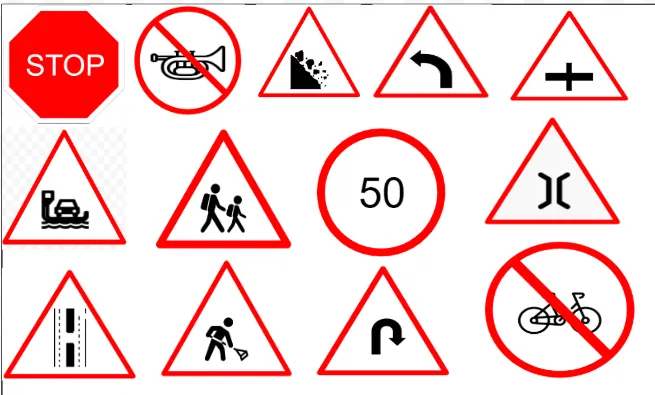
#> input picture Real Time Traffic Sign Detection/resources/sign.png, 655 x 395 px, given in place of the camera
$ python traffic-sign-detection.py
#> lines starting #> are read from the running program, lines starting #| are printed output that depends on the picture; after the words box and inside, x2 and y2 are one past the last pixel; in counts of white or black regions, pixels touching at a corner belong together
import cv2
import numpy as np

cv2.namedWindow('Controller')
cv2.resizeWindow('Controller', 400, 300)
cv2.createTrackbar('Factor', 'Controller', 2, 100, lambda a: None)
cv2.createTrackbar('Threshold 1', 'Controller', 100, 1000, lambda a: None)
cv2.createTrackbar('Threshold 2', 'Controller', 100, 1000, lambda a: None)

vidCap = cv2.VideoCapture(1)
# img = cv2.imread('./resources/sign.png')
# img = cv2.resize(img, (500, 375))
def getContours(img):
    contours, heierchy = cv2.findContours(img, cv2.RETR_EXTERNAL, cv2.CHAIN_APPROX_NONE)
    for cnt in contours:
        cnt_area = cv2.contourArea(cnt)
        if cnt_area > 500:
            cv2.drawContours(img_contour, cnt, -1, (255, 255, 0), 1)
            cnt_arcl = cv2.arcLength(cnt, True)
            fac = cv2.getTrackbarPos('Factor', 'Controller')
            cnt_points = cv2.approxPolyDP(cnt, (fac/100)*cnt_arcl, True)

            x, y, w, h = cv2.boundingRect(cnt_points)
            cv2.rectangle(img_contour, (x, y), (x+w, y+h), (0, 255, 0), thickness=1)
            # add point and area on containers


while True:
    success, img = vidCap.read()
#> img is the input picture: shape (395, 655, 3); mean B, G, R 211.9, 212, 244.3
    img = cv2.resize(img, (500, 400))
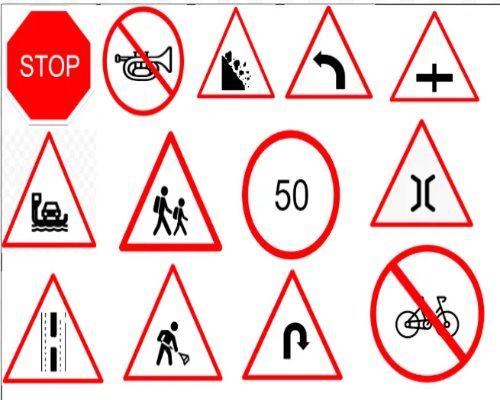
#> img: shape (400, 500, 3); mean B, G, R 211.9, 212, 244.3

    img_contour = img.copy()
    img_blur = cv2.GaussianBlur(img, (7, 7), 1)
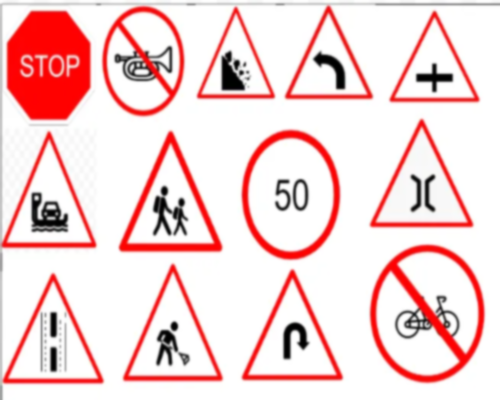
#> img_blur: shape (400, 500, 3); mean B, G, R 211.9, 212, 244.2
    img_gray = cv2.cvtColor(img, cv2.COLOR_BGR2GRAY)
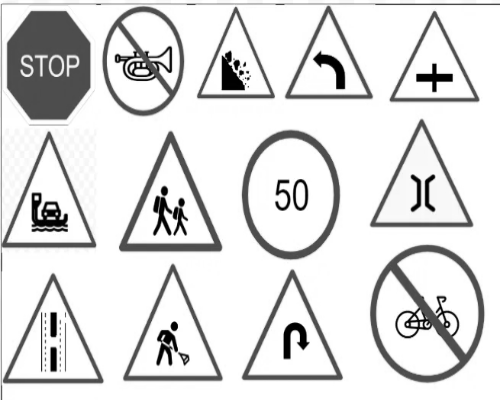
#> img_gray: shape (400, 500); min 0, max 255, mean 221.6
    img_canny = cv2.Canny(
        img_gray,
        cv2.getTrackbarPos('Threshold 1', 'Controller'),
        cv2.getTrackbarPos('Threshold 2', 'Controller')
    )
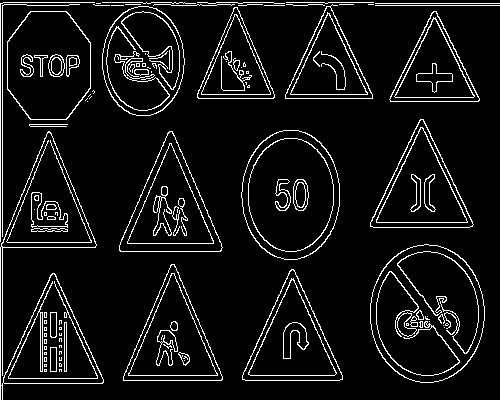
#> img_canny: shape (400, 500); 7.5% white in thin lines or dots
    getContours(img_canny)
#> in getContours, `contours, heierchy = cv2.findContours(img, cv2.RETR_EXTERNAL, cv2.CHAI..`: contours = 35 contours, 23 with area under 20; largest, box (x1, y1, x2, y2) and area: (370, 244, 485, 383) 12385, (0, 131, 104, 400) 11624, (241, 130, 340, 260) 9982, (7, 11, 91, 120) 7539, (102, 6, 185, 116) 7050; heierchy = 35 rows, first 6: [1, -1, -1, -1], [2, 0, -1, -1], [3, 1, -1, -1], [4, 2, -1, -1], [5, 3, -1, -1], [6, 4, -1, -1]
#> in getContours, `cnt_area = cv2.contourArea(cnt)`: cnt_area = 5950
#> in getContours, `cnt_arcl = cv2.arcLength(cnt, True)`: cnt_arcl = 363.4
#> in getContours, `cnt_points = cv2.approxPolyDP(cnt, (fac/100)*cnt_arcl, True)`: cnt_points = [[291, 269], [242, 379], [342, 379]]
#> in getContours, `x, y, w, h = cv2.boundingRect(cnt_points)`: x = 242; y = 269; w = 101; h = 111
#> in getContours, `cv2.rectangle(img_contour, (x, y), (x+w, y+h), (0, 255, 0), thickness=1)`:
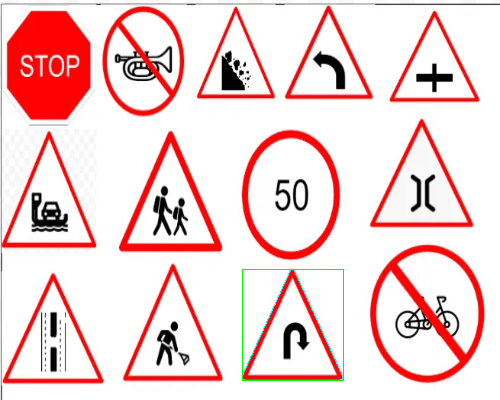
#> img_contour: shape (400, 500, 3); mean B, G, R 211.5, 212.1, 243.4
    if cv2.waitKey(1) & 0xFF == ord('q') :
#> (key q is pressed here)
        break
    cv2.imshow('Final Image 1', img_canny)
    cv2.imshow('Final Image 2', img_contour)
